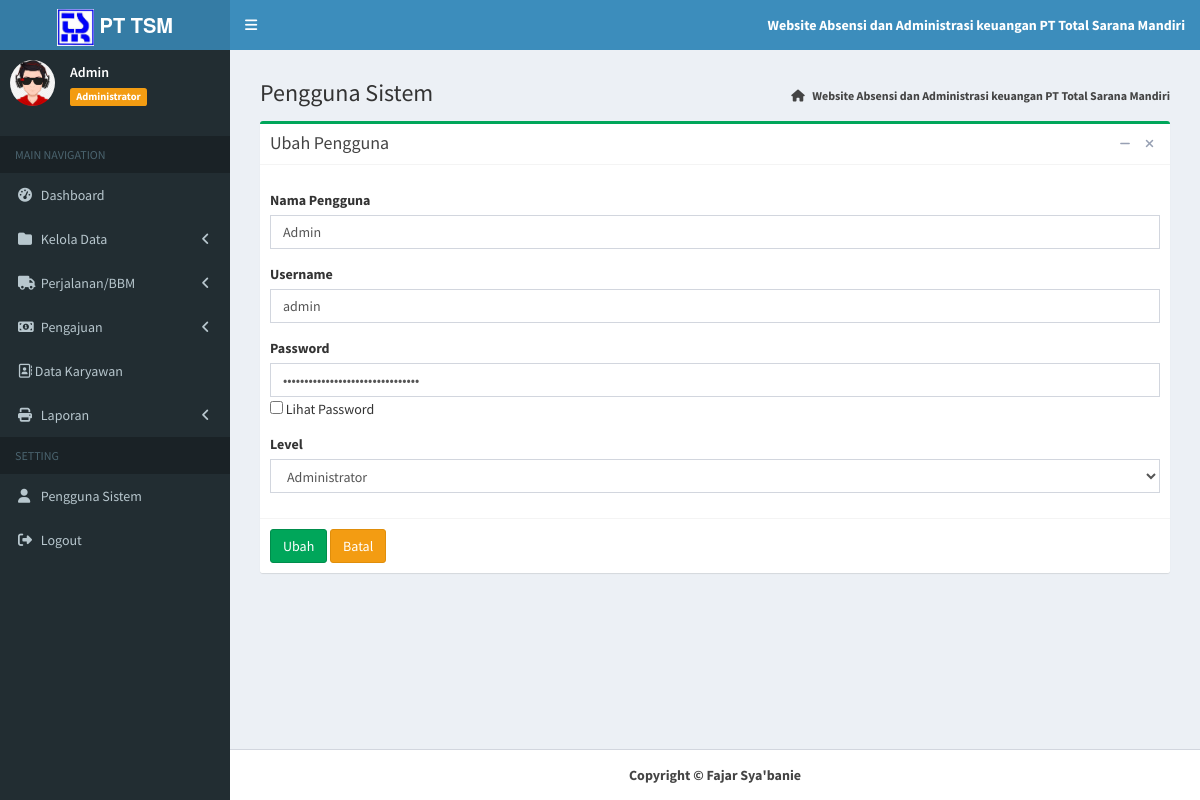
Page /index.php?page=MyApp/edit_pengguna&kode=5 (signed in) on the committed database.
### tables this page shows
CREATE TABLE `tb_pengguna` (
  `id_pengguna` int(11) NOT NULL,
  `nama_pengguna` varchar(50) NOT NULL,
  `username` varchar(20) NOT NULL,
  `password` varchar(255) NOT NULL,
  `level` enum('Administrator','Petugas','TU') NOT NULL
);

### admin/pengguna/edit_pengguna.php (the view, shortened to what this page needs)
<?php
    if(isset($_GET['kode'])){
        $sql_cek = "SELECT * FROM tb_pengguna WHERE id_pengguna='".$_GET['kode']."'";
        $query_cek = mysqli_query($koneksi, $sql_cek);
        $data_cek = mysqli_fetch_array($query_cek,MYSQLI_BOTH);
    }
?>
<section class="content-header">
	<h1>
		Pengguna Sistem
	</h1>
	<ol class="breadcrumb">
		<li>
			<a href="index.php">
				<i class="fa fa-home"></i>
				<b>Website Absensi dan Administrasi keuangan PT Total Sarana Mandiri </b>
			</a>
		</li>
	</ol>
</section>
<section class="content">
	<div class="row">
		<div class="col-md-12">
			<div class="box box-success">
				<div class="box-header with-border">
					<h3 class="box-title">Ubah Pengguna</h3>
					<div class="box-tools pull-right">
						<button type="button" class="btn btn-box-tool" data-widget="collapse">
							<i class="fa fa-minus"></i>
						</button>
						<button type="button" class="btn btn-box-tool" data-widget="remove">
							<i class="fa fa-remove"></i>
						</button>
					</div>
				</div>
				<form action="" method="post" enctype="multipart/form-data">
					<div class="box-body">
						<div class="form-group">
							<label>Nama Pengguna</label>
							<input class="form-control" name="nama_pengguna" value="<?php echo $data_cek['nama_pengguna']; ?>"
							/>
						</div>
						<div class="form-group">
							<label>Username</label>
							<input class="form-control" name="username" value="<?php echo $data_cek['username']; ?>"
							/>
						</div>
						<div class="form-group">
							<label for="exampleInputPassword1">Password</label>
							<input type="password" class="form-control" name="password" id="pass" value="<?php echo $data_cek['password']; ?>"
							/>
							<input id="mybutton" onclick="change()" type="checkbox" class="form-checkbox"> Lihat Password
						</div>
						<div class="form-group">
							<label>Level</label>
							<select name="level" id="level" class="form-control" required>
								<?php
                            if ($data_cek['level'] == "Administrator") echo "<option value='Administrator' selected>Administrator</option>";
                            else echo "<option value='Administrator'>Administrator</option>";
                        ?>
							</select>
						</div>
					</div>
					<div class="box-footer">
						<input type="submit" name="Ubah" value="Ubah" class="btn btn-success">
						<a href="?page=MyApp/data_pengguna" title="Kembali" class="btn btn-warning">Batal</a>
					</div>
				</form>
			</div>
</section>

### rows in the picture
tb_pengguna: nama_pengguna "Admin", username "admin", level "Administrator"

### other values in the picture
$data_nama "Admin"
$data_level "Administrator"
